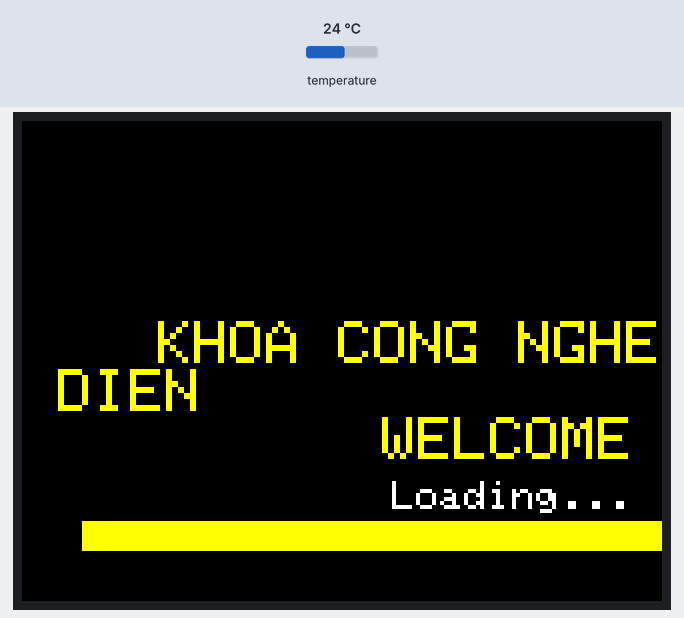
Bench run of a sketch on a simulated Arduino Mega 2560, built with avr-gcc and run on an emulated ATmega2560. Parts: 320×240 colour display. The test bench sets the inputs (shaded band); at power-on: temperature 24 °C. Random numbers use the default seed unless the sketch sets one; what the sketch prints to the serial monitor is not drawn.

Above: at 1.3 s.
At 3.9 s:
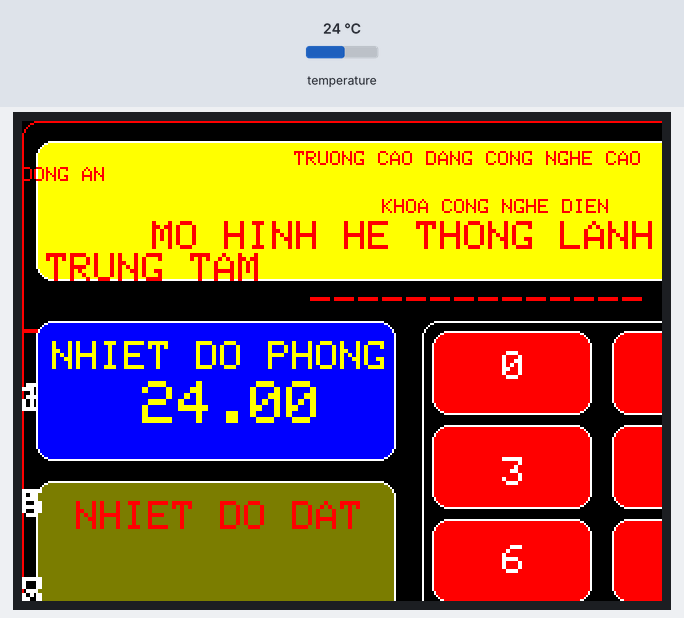
4.0 s: temperature set to 12 °C
At 4.7 s:
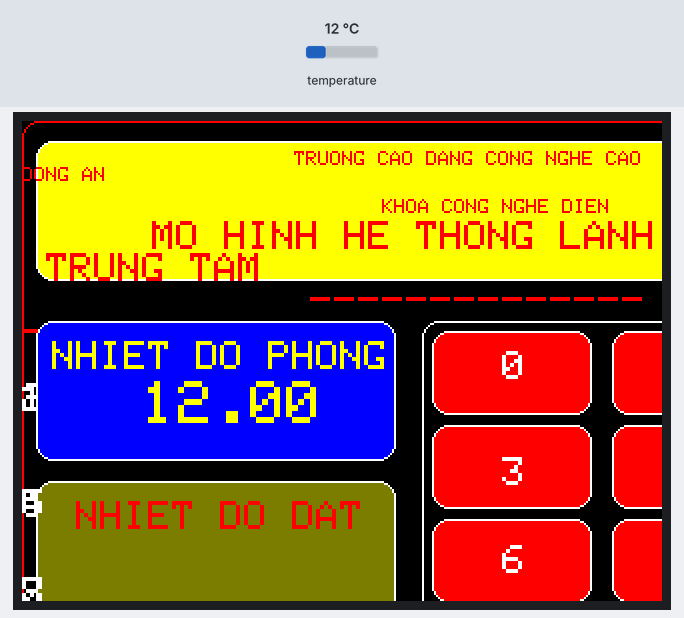
5.9 s: temperature set to 19 °C
10.6 s: temperature set to 28 °C
At 12.9 s:
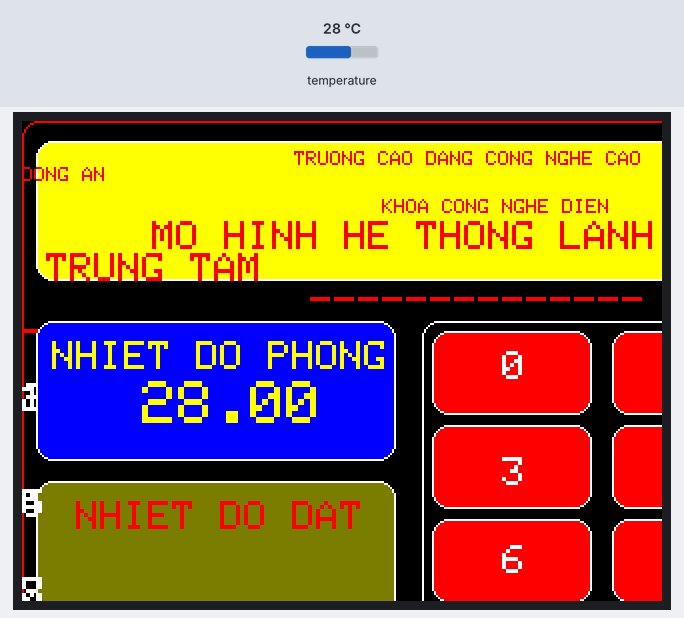
Timing chart, 0 to 13.8 s (numbered marks = the images above; inputs shaded):
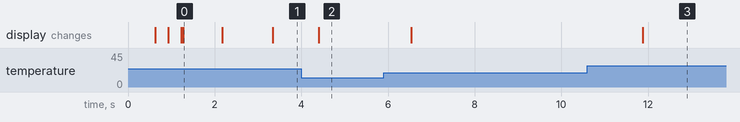

The sketch:

He-thong-lanh-trung-tam.ino
```cpp
#include <SPI.h>
#include <Adafruit_GFX.h>
#include <Adafruit_TFTLCD.h>
#include <TouchScreen.h>

#define LCD_CS A3     // Chip Select goes to Analog 3
#define LCD_CD A2     // Command/Data goes to Analog 2
#define LCD_WR A1     // LCD Write goes to Analog 1
#define LCD_RD A0     // LCD Read goes to Analog 0
#define LCD_RESET A4  // Can alternately just connect to Arduino's reset pin

#include <MCUFRIEND_kbv.h>
MCUFRIEND_kbv tft;


// Define some TFT readable colour codes to human readable names
#define BLACK   0x0000
#define BLUE    0x001F
#define RED     0xF800
#define GREEN   0x07E0
#define CYAN    0x07FF
#define MAGENTA 0xF81F
#define YELLOW  0xFFE0
#define WHITE   0xFFFF

#define ILI9341_BLACK       0x0000      /*   0,   0,   0 */
#define ILI9341_NAVY        0x000F      /*   0,   0, 128 */
#define ILI9341_DARKGREEN   0x03E0      /*   0, 128,   0 */
#define ILI9341_DARKCYAN    0x03EF      /*   0, 128, 128 */
#define ILI9341_MAROON      0x7800      /* 128,   0,   0 */
#define ILI9341_PURPLE      0x780F      /* 128,   0, 128 */
#define ILI9341_OLIVE       0x7BE0      /* 128, 128,   0 */
#define ILI9341_LIGHTGREY   0xC618      /* 192, 192, 192 */
#define ILI9341_DARKGREY    0x7BEF      /* 128, 128, 128 */
#define ILI9341_BLUE        0x001F      /*   0,   0, 255 */
#define ILI9341_GREEN       0x07E0      /*   0, 255,   0 */
#define ILI9341_CYAN        0x07FF      /*   0, 255, 255 */
#define ILI9341_RED         0xF800      /* 255,   0,   0 */
#define ILI9341_MAGENTA     0xF81F      /* 255,   0, 255 */
#define ILI9341_YELLOW      0xFFE0      /* 255, 255,   0 */
#define ILI9341_WHITE       0xFFFF      /* 255, 255, 255 */
#define ILI9341_ORANGE      0xFD20      /* 255, 165,   0 */
#define ILI9341_GREENYELLOW 0xAFE5      /* 173, 255,  47 */
#define ILI9341_PINK        0xF81F

#define REDBAR_MINX 80
#define GREENBAR_MINX 130
#define BLUEBAR_MINX 180
#define BAR_MINY 30
#define BAR_HEIGHT 250
#define BAR_WIDTH 30

#define YP A2  // must be an analog pin, use "An" notation!
#define XM A3  // must be an analog pin, use "An" notation!
#define YM 8   // can be a digital pin
#define XP 9   // can be a digital pin

// from Kuman_SC3A
#define TS_MINX 85
#define TS_MAXX 925
#define TS_MINY 135
#define TS_MAXY 910

#define MINPRESSURE 10
#define MAXPRESSURE 1000

TouchScreen ts = TouchScreen(XP, YP, XM, YM, 300);
boolean buttonEnabled = true;
int currentPage = 0;
// TO GET SET VALUE
char stCurrent[2]="";
int stCurrentLen=0;
char stLast[2]="";


#define PALETTEDEPTH   0
// Sensor Temp
#include <OneWire.h>
#include <DallasTemperature.h>
#define ONE_WIRE_BUS 37
#define PWM_out 45
OneWire oneWire(ONE_WIRE_BUS);
DallasTemperature sensors(&oneWire);
int PWM_ex = 0;
int value = 0;
// Function ramdom value
int random_value(int max_value, int min_value)
{
      value  = random(min_value,max_value);
      return value;
      delay(2000);
  }
// -----------------------------------SET-UP -------------------------------------------------------
void setup() {
 Serial.begin(9600);
 sensors.begin();
  Serial.print(F("Finding out the type of TFT LCD... ID is : "));
  tft.reset();
  uint16_t identifier = tft.readID();
  Serial.print(identifier, HEX);
  tft.begin(identifier);
  Serial.print(". TFT size is : "); Serial.print(tft.width()); Serial.print(" x "); Serial.println(tft.height());
  tft.setRotation(1);
  //tft.invertDisplay(1);                           // UNCOMMENT THIS IF COLORS get inverted
  tft.fillScreen(BLACK);

  Serial.println("Drawing Init Screen...");
  drawInitScreen();
  delay(100);

  Serial.println("Drawing Home or Menu Screen...");
  drawHome();
  delay(100);
}

void drawInitScreen()
{
  tft.fillScreen(BLACK);
  tft.setTextSize(3);
  tft.setTextColor(YELLOW);
  tft.setCursor(50, 100);
  tft.println(" KHOA CONG NGHE DIEN");
  tft.println("          WELCOME");
  tft.setTextSize(2);
  tft.setTextColor(WHITE);
  tft.setCursor(185, 180);
  tft.print("Loading...");

  for ( int i = 1; i < 400; i++)
  {
      tft.fillRect(30, 200, i, 15, YELLOW);
      delay(1);
  }
}

void updateStr( int val)
{
  if (stCurrentLen<3)
 {
   stCurrent[stCurrentLen]=val;
   stCurrent[stCurrentLen+1]='\0';
   stCurrentLen++;
 }

  }
void drawHome()
{
  // ------------------------------------------HEADING TEXT -----------------------------------
tft.fillScreen(BLACK);
tft.drawRoundRect(0, 0, 479, 319, 8, RED); // page border

//tft.fillRect(7,10,460,35,YELLOW);
tft.fillRoundRect(7,10,460,70,8,YELLOW);
tft.drawRoundRect(7,10,460,70,8,WHITE);
tft.setCursor(130,15);
tft.setTextSize(1.5);
tft.setTextColor(RED);
tft.println(" TRUONG CAO DANG CONG NGHE CAO DONG AN");
tft.println("  ");
tft.println("                              KHOA CONG NGHE DIEN");

//tft.fillRect(7,45,460,35,YELLOW);
tft.setCursor(65,50);
tft.setTextSize(2);
tft.setTextColor(RED);
tft.println("MO HINH HE THONG LANH TRUNG TAM");
tft.println("            ------------------");


// ---------------------------------------SET VALUE------------------------------

tft.fillRoundRect(7,180,180,120,8,ILI9341_OLIVE);
tft.drawRoundRect(7,180,180,120,8,WHITE);
tft.setCursor(15,190);
tft.setTextSize(2);
tft.setTextColor(RED);
tft.println(" NHIET DO DAT");

  // ------------------------------------ DRAW NUMBER --------------------------------------
          //tft.fillRoundRect(200, 100, 270, 200, 8, WHITE);
          tft.drawRoundRect(200, 100, 270, 200, 8, WHITE);

          tft.fillRoundRect(205, 105, 80, 42, 8, RED);
          tft.drawRoundRect(205, 105, 80, 42, 8, WHITE);
          tft.setTextSize(2);
          tft.setTextColor(WHITE);
          tft.setCursor(240, 115);
          tft.print("0");

          tft.fillRoundRect(295, 105, 80, 42, 8, RED);
          tft.drawRoundRect(295, 105, 80, 42, 8, WHITE);
          tft.setTextSize(2);
          tft.setTextColor(WHITE);
          tft.setCursor(323, 115);
          tft.print("1");

          tft.fillRoundRect(385, 105, 80, 42, 8, RED);
          tft.drawRoundRect(385, 105, 80, 42, 8, WHITE);
          tft.setTextSize(2);
          tft.setTextColor(WHITE);
          tft.setCursor(422, 115);
          tft.print("2");

          tft.fillRoundRect(205, 152, 80, 42, 8, RED);
          tft.drawRoundRect(205, 152, 80, 42, 8, WHITE);
          tft.setTextSize(2);
          tft.setTextColor(WHITE);
          tft.setCursor(240, 168);
          tft.print("3");

          tft.fillRoundRect(295, 152, 80, 42, 8, RED);
          tft.drawRoundRect(295, 152, 80, 42, 8, WHITE);
          tft.setTextSize(2);
          tft.setTextColor(WHITE);
          tft.setCursor(323, 168);
          tft.print("4");

          tft.fillRoundRect(385, 152, 80, 42, 8, RED);
          tft.drawRoundRect(385, 152, 80, 42, 8, WHITE);
          tft.setTextSize(2);
          tft.setTextColor(WHITE);
          tft.setCursor(422, 168);
          tft.print("5");

          tft.fillRoundRect(205, 199, 80, 42, 8, RED);
          tft.drawRoundRect(205, 199, 80, 42, 8, WHITE);
          tft.setTextSize(2);
          tft.setTextColor(WHITE);
          tft.setCursor(240, 212);
          tft.print("6");

          tft.fillRoundRect(295, 199, 80, 42, 8, RED);
          tft.drawRoundRect(295, 199, 80, 42, 8, WHITE);
          tft.setTextSize(2);
          tft.setTextColor(WHITE);
          tft.setCursor(323, 212);
          tft.print("7");

          tft.fillRoundRect(385, 199, 80, 42, 8, RED);
          tft.drawRoundRect(385, 199, 80, 42, 8, WHITE);
          tft.setTextSize(2);
          tft.setTextColor(WHITE);
          tft.setCursor(422, 212);
          tft.print("8");


          tft.fillRoundRect(205, 246, 80, 42, 8, RED);
          tft.drawRoundRect(205, 246, 80, 42, 8, WHITE);
          tft.setTextSize(2);
          tft.setTextColor(WHITE);
          tft.setCursor(230, 258);
          tft.print("CLR");

          tft.fillRoundRect(295, 246, 80, 42, 8, RED);
          tft.drawRoundRect(295, 246, 80, 42, 8, WHITE);
          tft.setTextSize(2);
          tft.setTextColor(WHITE);
          tft.setCursor(308, 258);
          tft.print("ENTER");

          tft.fillRoundRect(385, 246, 80, 42, 8, RED);
          tft.drawRoundRect(385, 246, 80, 42, 8, WHITE);
          tft.setTextSize(2);
          tft.setTextColor(WHITE);
          tft.setCursor(422, 258);
          tft.print("9");

// ----------------------------------------SHOW TEMP CURRENT--------------------------------------
//tft.fillRect(7,100,180,70,8,BLUE);
tft.fillRoundRect(7,100,180,70,8,BLUE);
tft.drawRoundRect(7,100,180,70,8, WHITE);

tft.setCursor(15,110);
tft.setTextSize(2);
tft.setTextColor(YELLOW);
tft.println("NHIET DO PHONG");
}


void loop(void) {

//  while(1){
//  sensors.requestTemperatures();
//  tft.setCursor(70,130);
//  tft.setTextSize(2);
//  tft.setTextColor(YELLOW,BLUE);
//  float temp = sensors.getTempCByIndex(0);
//  delay(100);
//  tft.println(" ");
//  tft.setCursor(60,130);
//  tft.setTextSize(3);
//  tft.println(String(temp));
//  };
// While to show value sensor

  digitalWrite(13, HIGH);
  TSPoint p = ts.getPoint();
  digitalWrite(13, LOW);

  buttonEnabled = true;

  pinMode(XM, OUTPUT);
  pinMode(YP, OUTPUT);

if (currentPage  == 0){


 if (p.z > MINPRESSURE && p.z < MAXPRESSURE) {

          //map(value, fromLow, fromHigh, toLow, toHigh)
          p.x = map( p.x, TS_MINX, TS_MAXX,0,  480 );
          p.y = map( p.y, TS_MINY, TS_MAXY, 0, 320 );

// Button number 0
          if( p.x>205 && p.x<285 && p.y>105 && p.y<147 )
          {
             delay(500);
             updateStr('0');
             Serial.println("0");
            }
// Button number 1
          if( p.x>295 && p.x<375 && p.y>105 && p.y<147 )
          {
              delay(500);
              updateStr('1');
             Serial.println("1");
            }
// Button number 2
          if( p.x>385 && p.x<465 && p.y>105 && p.y<147 )
          {
             delay(500);
             updateStr('2');
             Serial.println("2");
            }
// Button number 3
          if(  p.x>205 && p.x<285 && p.y>152 && p.y< 194)
          {
             delay(500);
             updateStr('3');
             Serial.println("3");
            }
// Button number 4
          if( p.x>295 && p.x<375 && p.y>152 && p.y< 194 )
          {
              delay(500);
              updateStr('4');
             Serial.println("4");
            }
// Button number 5
          if( p.x>385 && p.x<465 && p.y>152 && p.y< 194 )
          {
              delay(500);
              updateStr('5');
             Serial.println("5");
            }
// Button number 6
          if(  p.x>205 && p.x<285 && p.y>199 && p.y< 241)
          {
             delay(500);
             updateStr('6');
             Serial.println("6");
            }

// Button number 7
          if( p.x>295 && p.x<375 && p.y>199 && p.y< 241)
          {
              delay(500);
              updateStr('7');
             Serial.println("7");
            }

// Button number 8
          if( p.x>385 && p.x<465 && p.y>199 && p.y< 241 )
          {
              delay(500);
              updateStr('8');
             Serial.println("8");
            }
 // Button number 9
          if( p.x>385 && p.x<465 && p.y>246 && p.y<288 )
          {
              delay(500);
              updateStr('9');
             Serial.println("9");
            }

 // Button number Clear
          if(  p.x>205 && p.x<285 && p.y>246 && p.y<288 )
          {
              stCurrent[0]='\0';
              stCurrentLen=0;
              Serial.println(" Clear value.. Please select again !! ");
              tft.setCursor(70,230);
              tft.setTextSize(4);
              tft.setTextColor(RED,ILI9341_OLIVE);
              tft.println("  ");
            }


// Button Enter
          if (p.x>295 && p.x<375 && p.y>246 && p.y<288)
          {
                    if (stCurrentLen>0)
                 {
                   for (int x=0; x<stCurrentLen+1; x++)
                   {
                     stLast[x]=stCurrent[x];
                   }
                   stCurrent[0]='\0';
                   stCurrentLen=0;
                    }
                    tft.setCursor(70,230);
                    tft.setTextSize(4);
                    tft.setTextColor(RED,ILI9341_OLIVE);
                    tft.println(stLast);

                    String number_set = String(stLast);
                    int send_data = number_set.toInt();
                    sensors.requestTemperatures();
                    int real_temp = sensors.getTempCByIndex(0);
                    int e_var = send_data - real_temp;
                    if (e_var <= 0 )
                    {
                      // limit bot
                      analogWrite(PWM_out,0);

                      }
                     if ( e_var > 15)
                     {
                      // limit top
                      analogWrite(PWM_out,255);
                      }
                     if (e_var > 0 && e_var <=15)
                     {
                      int PWM_ex = map(send_data, 0, 15, 0, 255);
                      analogWrite(PWM_out,PWM_ex);
                      }
                    Serial.println("Nhiệt độ đặt là:" + String(send_data));
                    Serial.println("Xung PWM xuất là:" + String(PWM_ex));


  }

          }// if biggest
}// currentPage

//tft.setCursor(70,130);
//tft.setTextSize(2);

//tft.println(" ");
sensors.requestTemperatures();
float temp = sensors.getTempCByIndex(0);
delay(300);
tft.setCursor(60,130);
tft.setTextSize(3);
tft.setTextColor(YELLOW,BLUE);
tft.println(String(temp));
}// end loop
```

Measured:
- after the input at 4.0 s, the display: changes after 0.40 s (image 2)
- after the input at 10.6 s, the display: changes after 1.3 s (image 3)
- what the display in image 0 shows lasts 0.9 s, from 1.3 s to 2.2 s
